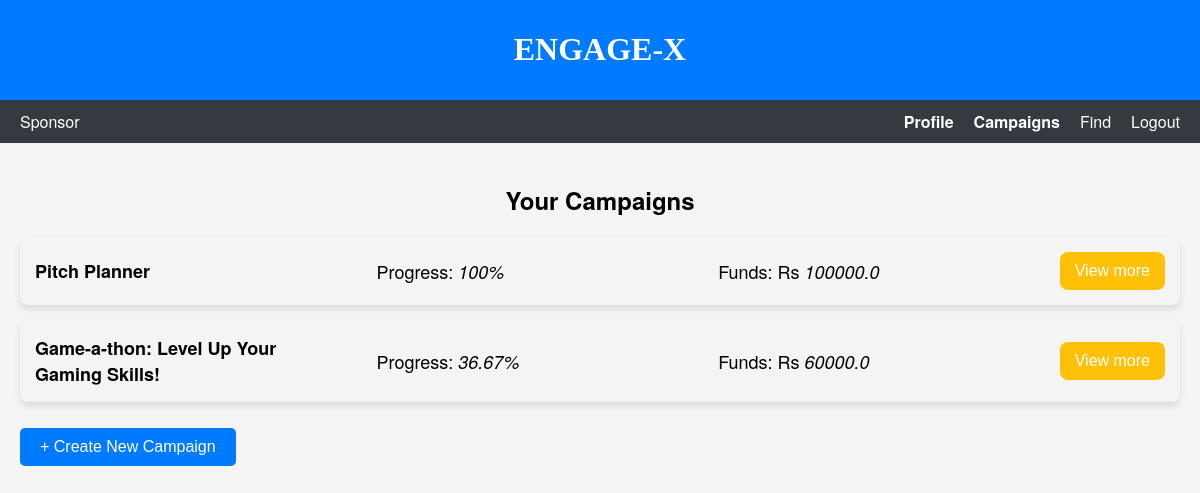
Before: /scampaigns (signed in) with the older database file.
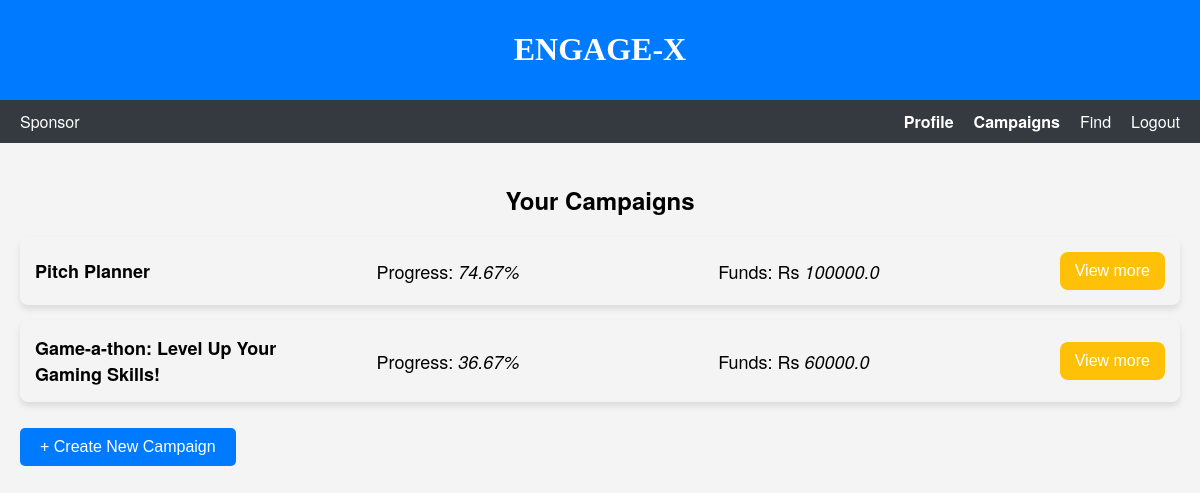
After: the same page with the newer database file.
### models.py (models this page shows)
class Campaign(db.Model):
    __tablename__ = "campaign"
    id = db.Column(db.Integer, primary_key=True, autoincrement=True)
    sponsor_id = db.Column(db.Integer, db.ForeignKey("user.id"), nullable=False)
    title = db.Column(db.String, nullable=False)
    description = db.Column(db.String, nullable=False)
    goals = db.Column(db.Text, nullable=False)
    start_date = db.Column(db.String, nullable=False)
    days = db.Column(db.Integer, nullable=False)
    funds = db.Column(db.Float, nullable=False)
    visibility = db.Column(db.String, nullable=False)  # public or private
    sponsor = db.relationship('User', back_populates='campaigns')
    ad_requests = db.relationship('AdRequest', back_populates='campaign')
    def get_end_date(self):
        start_date_obj = datetime.strptime(self.start_date, "%Y-%m-%d")
        end_date_obj = start_date_obj + timedelta(days=self.days)
        return end_date_obj.strftime("%Y-%m-%d")
    def get_progress(self):
        start_date_obj = datetime.strptime(self.start_date, "%Y-%m-%d")
        today = datetime.today()
        elapsed_days = (today - start_date_obj).days
        progress = "{:.2f}".format((elapsed_days / self.days) * 100)  # Format progress to 2 decimal places
        progress = min(max(float(progress), 0), 100)  # Ensure progress is between 0 and 100
        return progress

### app.py (the view)
@app.route('/scampaigns', methods = ['GET', 'POST'])
def scampaigns():
    dat = Campaign.query.filter(Campaign.sponsor_id == current_userID).all()
    for campaign in dat:
        campaign.end_date = campaign.get_end_date()
        campaign.progress = campaign.get_progress()
    today_date = datetime.today().strftime("%Y-%m-%d")
    return rt('campaign_sponsor.html', campaigns = dat, today_date = today_date, userID = current_userID)

### templates/campaign_sponsor.html (shortened to what this page needs)
<!DOCTYPE html>
<html lang="en">
<head>
    <link rel="stylesheet" href="/static/css/camp_spons.css">
</head>
<body>
    <header>
        <h1>ENGAGE-X</h1>
    </header>
    <nav class="navbar">
        <div class="navbar-left">
            <span>Sponsor</span>
        </div>
        <div class="navbar-right">
            <a href="{{ url_for('sdashboard') }}" class="active" id="profile-link">Profile</a>
            <a href="{{ url_for('scampaigns') }}" class="active" id="campaigns-link">Campaigns</a>
            <a href="{{ url_for('find_sponsor') }}" id="find-link">Find</a>
            <a href="{{ url_for('logout') }}">Logout</a>
        </div>
    </nav>
    <div id="campaigns-section" class="campaigns-section">
        <h2>Your Campaigns</h2>
        <ul id="campaign-list">
            {% for campaign in campaigns %}
                    <div class="campaign-overview">
                        <span class="campaign-title">{{ campaign.title }}</span>
                        <span class="campaign-progress">Progress: <em>{{ campaign.progress }}%</em></span>
                        <span class="campaign-funds">Funds: Rs <em>{{ campaign.funds }}</em></span>
                        <form class="view-more-form"
                        action="{{ url_for('view_details', id=campaign.id, source = 'campaign') }}"
                        method="POST">
                            <button type="submit" class="view-more-button">View more</button>
                        </form>
                    </div>
            {% endfor %}
        </ul>
        <button id="create-campaign-button" class="create-campaign-button">+ Create New Campaign</button>
    </div>
</body>
</html>

Changed rows visible on the page:
changed Campaign "Pitch Planner": progress "100" → "74.67"
